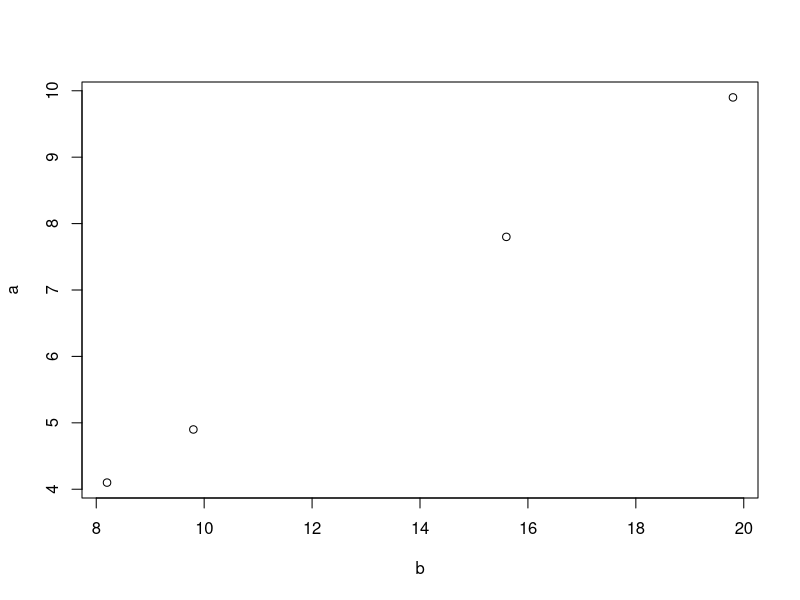

Recreate this plot in R.
#Some arithmatic expression
8+3
log(2)
t=((121/3)*(6*3))/(pi)
t

#create X & Y
X= 14+ 17
X
Y= log(20)
Y

#Calculation
z=X+ Y ; z

s=z+t ; s

#define and return vectors a and b
a=c(4.1, 4.9, 7.8, 9.9); a
b= 2*a; b

#calculate mean and standard deviation
mean(a)
sd(b)

#plot b against a
plot(b,a)
